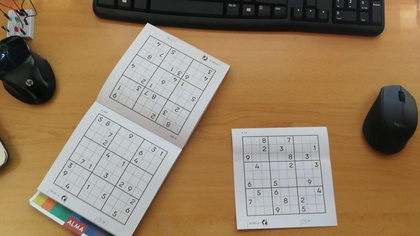
%> input picture Others/Segmentacion/Sudoku6.jpeg, 420 x 236 px, shrunk from 1600 x 900 before the run
$ octave test_segmentation.m   (GNU Octave 9; MATLAB toolbox functions it lacks are replaced by stand-ins)
%> lines starting %> are read from the running program, lines starting %| are printed output that depends on the picture; in (x1, y1, x2, y2) boxes, pixels count from 0 and x2, y2 are one past the last pixel; in counts of white or black regions, pixels touching at a corner belong together; the program's own positions count from 1
%> further down, image is the input picture: size 236x420x3 uint8; mean R, G, B 147.3, 125.1, 97.4
### Others/Segmentacion/find_squares.m
function [squares,num_squares] = find_squares(image)

    %% Parameters
    open = 1000;        % Elimite small objects
    min_area = 10000;   % Elimite small objects
    u_max = 0.75;       % Maximum threshold
    u_min = 0.25;        % Minimum threshold

    display1 = 0;
    display2 = 0;
    display3 = 0;

    %% Preprocessed

    % Binarization using the Otsu method (adaptative)
    ImGRay = 255-rgb2gray(image);
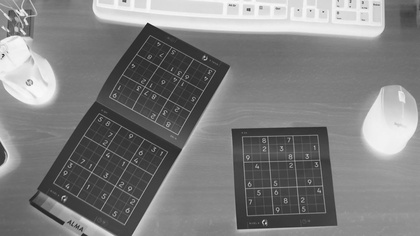
%> ImGRay: size 236x420 uint8; min 27, max 250, mean 126.4
    Ibw = imbinarize(ImGRay,'adaptive','Sensitivity',0.41);
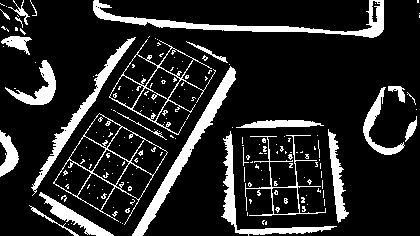
%> Ibw: size 236x420 logical; 15.1% white; 187 white regions (163 under 20 px), largest, box (x1, y1, x2, y2) and area: (93, 0, 384, 38) 2089, (132, 66, 236, 236) 1981, (31, 37, 136, 196) 1417

    %% Image processing
    % Fill in the holes
    Ifill = imfill(Ibw,'holes');
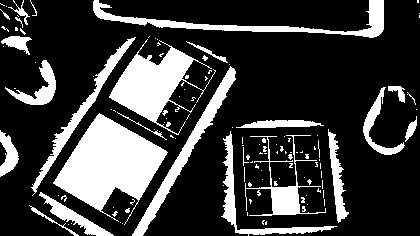
%> Ifill: size 236x420 logical; 23.7% white; 125 white regions (100 under 20 px), largest, box (x1, y1, x2, y2) and area: (53, 113, 168, 225) 6196, (109, 39, 216, 135) 3620, (93, 0, 384, 38) 2172

    % Elimite small objects
    Iarea = bwareaopen(Ifill,open);
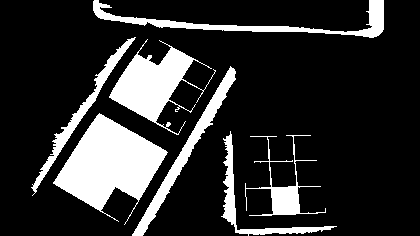
%> Iarea: size 236x420 logical; 18% white; 7 white regions, largest, box (x1, y1, x2, y2) and area: (53, 113, 168, 225) 6196, (109, 39, 216, 135) 3620, (93, 0, 384, 38) 2172


    % Label connected regions
    Iprocessed= bwlabel(Iarea);
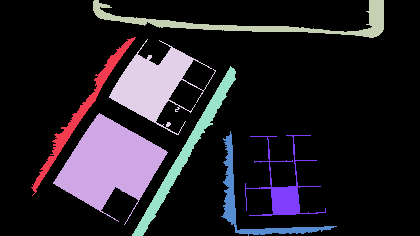
%> Iprocessed: size 236x420 double; 8 distinct labels, from 0 to 7; one colour per label, 0 black

    % DISPLAY
    if(display1 == 1)
        figure('NumberTitle', 'off', 'Name', 'Preprocessed');
        subplot(1,5,1)
        imshow(image);
        title('Original image');

        subplot(1,5,2)
        imshow(Ibw)
        title('Binarized Image')

        subplot(1,5,3)
        imshow(Ifill)
        title('Fill image')

        subplot(1,5,4)
        imshow(Iarea)
        title('Image without small objects')

        subplot(1,5,5)
        imshow(Iprocessed,[])
        colormap(gca,[0,0,0;colorcube])
        title('Connected regions')
    end

    %% Identification

    % Binarized, filled with convex image and its area
    prop_im1 = regionprops(Iprocessed,'Image','ConvexImage','Area');
%> prop_im1 = 7 regions; Area: 6196, 3620, 2172, 1982, 1427, 1278, 1188

    % DISPLAY
    if(display2 == 1)
        % Show the signature of each object
        figure('NumberTitle', 'off', 'Name', 'Signatures');
        cont = 1;   % Auxiliary variables to display
    end

    num_squares = 0;  % Auxiliary variables to count number of sudokus

    square = [];
    IndSquare = [];
    aux_display = [];
    for k = 1:numel(prop_im1)

        % Elimite small areas
        if (prop_im1(k).Area > min_area)
            aux_display = [aux_display k];
            % Calculation of the normalized signature
            [sig_ang,sig_val] = signature(prop_im1(k).ConvexImage);

            % Calculation of maximums:
            up_cut = find(sig_val >= u_max);
            sz = size(up_cut)-1;
            n_maximum = 1;
            for i=1:sz(1)
                if((up_cut(i+1) - up_cut(i)) > 10)
                    n_maximum = n_maximum + 1;
                end
            end

            % Calculation of minimums:
            bottom_cut = find(sig_val <= u_min);
            sz = size(bottom_cut)-1;
            n_minimum = 1;
            for i=1:sz(1)
                if((bottom_cut(i+1) - bottom_cut(i)) > 10)
                    n_minimum = n_minimum + 1;
                end
            end

            % If it has 4 minimum and 5 maximum it is a square and it is saved
            if(n_maximum == 5 && n_minimum == 4)
                IndSquare(num_squares+1) = k;
                num_squares = num_squares+1;
            end
        end
    end
%> this loop made 7 passes
%> after the loop, num_squares = 0

    % DISPLAY
    if(length(aux_display) > 0 && display2 == 1)
        for i=1:length(aux_display)
            % Show the process
            subplot(length(aux_display),3,cont)
            imshow(prop_im1(aux_display(i)).Image);
            title('Region');
            subplot(length(aux_display),3,cont+1)
            imshow(prop_im1(aux_display(i)).ConvexImage);
            title('Convex image');
            subplot(length(aux_display),3,cont+2)
            % Show the signature
                % Calculation of the normalized signature
                [sig_ang,sig_val] = signature(prop_im1(aux_display(i)).ConvexImage);

                % Calculation of maximums:
                up_cut = find(sig_val >= u_max);
                sz = size(up_cut)-1;
                n_maximum = 1;
                for i=1:sz(1)
                    if((up_cut(i+1) - up_cut(i)) > 10)
                        n_maximum = n_maximum + 1;
                    end
                end

                % Calculation of minimums:
                bottom_cut = find(sig_val <= u_min);
                sz = size(bottom_cut)-1;
                n_minimum = 1;
                for i=1:sz(1)
                    if((bottom_cut(i+1) - bottom_cut(i)) > 10)
                        n_minimum = n_minimum + 1;
                    end
                end
            plot(sig_ang,sig_val);
            title(sprintf('Signature: Nmax = %d y Nmin = %d', n_maximum,n_minimum));
            cont=cont+3;
        end
    end

    %% Squares extraction
    for k = 1:num_squares
        % The square region of the original is segmented (Just for display)
        ImSquare = (Iprocessed == IndSquare(k));
        ImSudoku(:,:,1) = double(image(:,:,1)) .* (ImSquare);
        ImSudoku(:,:,2) = double(image(:,:,2)) .* (ImSquare);
        ImSudoku(:,:,3) = double(image(:,:,3)) .* (ImSquare);
        ImSudoku = ImSudoku/255;
        ImSudoku = 1-abs(ImSudoku);

        % The square region of the binarized is segmented
        ImSudokub(:,:,1) = double(Ibw(:,:)) .* (ImSquare);

        % They rotate
        ImH = hough(ImSudokub);
        p = houghpeaks(ImH,1);
        ang = p(:,2);

        % Wrap angle
        if(ang >= 170)
            ang = ang - 180;
        elseif(ang >= 90)
            ang = ang - 90;
        elseif(ang > 80)
            ang = ang - 90;
        end
        ImR  = imrotate(ImSudoku,ang);
        ImRb = imrotate(ImSudokub,ang);


        % Extraction
        [rows, columns] = find(ImRb);
        row1 = min(rows);
        row2 = max(rows);
        col1 = min(columns);
        col2 = max(columns);
        Sudoku = ImR(row1:row2, col1:col2); % Crop image.

        st1 = string("squares.Image");
        st2 = string(k);
        st3 = string(" = Sudoku;");
        st = strcat(st1,st2,st3);
        eval(st);

        % DISPLAY
        if(display3 == 1)
            figure('NumberTitle', 'off', 'Name', 'Result');
            subplot(1,4,1)
            imshow(ImSudoku)
            title('Sudoku segmented');

            subplot(1,4,2)
            imshow(ImR)
            title('Sudoku rotate');

            subplot(1,4,3)
            imshow(ImRb)
            title('Sudoku rotate and binarized');

            subplot(1,4,4)
            imshow(Sudoku)
            title('Extracted');
        end
    end
%> this loop made 0 passes
end

### Others/Segmentacion/test_segmentation.m
%% Test segmentation
close all
clear all
clc
% 6(3),
image = imread('Sudoku6.jpeg');
find_squares(image);

display_final = 1;
for i=1:8
    s1 = string("image");
    s2 = string(i);
    s3 = string("=imread('Sudoku");
    s4 = string(".jpeg');");
    s = strcat(s1,s2,s3,s2,s4);
%> (the run ends here)

$ run again, with Others/Segmentacion/Sudoku1.jpeg copied over Others/Segmentacion/Sudoku6.jpeg
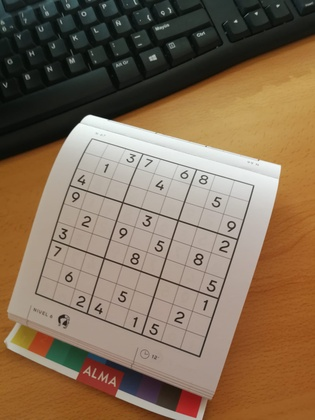
%> input picture Others/Segmentacion/Sudoku1.jpeg, 315 x 420 px, shrunk from 1488 x 1984 before the run
%> image is the input picture: size 420x315x3 uint8; mean R, G, B 131.9, 109.6, 86.2
%> Ibw: size 420x315 logical; 11.6% white; 412 white regions (368 under 20 px), largest, box (x1, y1, x2, y2) and area: (137, 124, 289, 420) 3704, (20, 325, 202, 417) 3107, (0, 31, 315, 160) 2903
%> Ifill: size 420x315 logical; 31.3% white; 68 white regions (57 under 20 px), largest, box (x1, y1, x2, y2) and area: (35, 138, 255, 358) 30884, (137, 124, 289, 420) 3714, (20, 325, 202, 417) 3107
%> Iarea: size 420x315 logical; 30.7% white; 4 white regions, box (x1, y1, x2, y2) and area: (35, 138, 255, 358) 30884, (137, 124, 289, 420) 3714, (20, 325, 202, 417) 3107, (0, 31, 315, 160) 2906
%> in find_squares, `Iprocessed= bwlabel(Iarea);`:
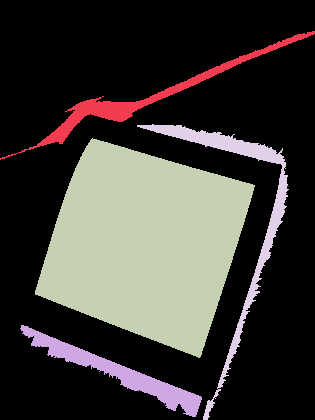
%> Iprocessed: size 420x315 double; 5 distinct labels, from 0 to 4; one colour per label, 0 black
%> prop_im1 = 4 regions; Area: 30884, 3714, 3107, 2906
%> the loop in find_squares, `for k = 1:numel(prop_im1)` made 4 passes
%> (aux_display, num_squares) on pass 3: (3, 1)
%> after the loop in find_squares, `for k = 1:numel(prop_im1)`: bottom_cut = 268 values from 47 to 607; n_maximum = 5; n_minimum = 4; sig_ang = 654 values from 0.00202 to 6.27; sig_val = 654 values, max 1 at index 654, min 0 at index 84, mean 0.383; up_cut = 91 values from 1 to 654
%> the loop in find_squares, `for k = 1:num_squares` made 1 pass
%> (p, ang, row1, row2, col1, col2, st1, st2) on pass 1: ([371 19], 19, 196, 377, 126, 307, 'squares.Image', '1')
%> after the loop in find_squares, `for k = 1:num_squares`:
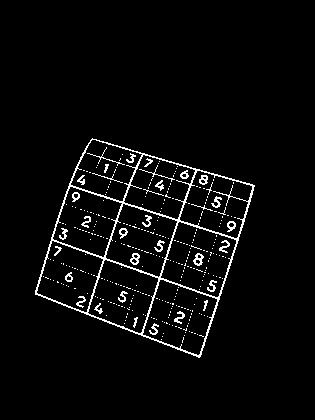
%> ImSudokub: size 420x315 double; values 0 (black) and 1 (white), 3.7% white in thin lines or dots, all inside (x1, y1, x2, y2) = (35, 138, 255, 358)

$ run again, with Others/Segmentacion/Sudoku2.jpeg copied over Others/Segmentacion/Sudoku6.jpeg
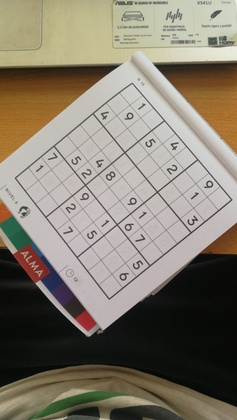
%> input picture Others/Segmentacion/Sudoku2.jpeg, 237 x 420 px, shrunk from 1120 x 1984 before the run
%> image is the input picture: size 420x237x3 uint8; mean R, G, B 131.8, 124.5, 110.6
%> Ibw: size 420x237 logical; 17.5% white; 134 white regions (74 under 20 px), largest, box (x1, y1, x2, y2) and area: (15, 83, 233, 300) 3631, (152, 61, 237, 154) 2054, (0, 63, 123, 96) 2042
%> Ifill: size 420x237 logical; 37.4% white; 101 white regions (67 under 20 px), largest, box (x1, y1, x2, y2) and area: (15, 83, 233, 300) 24291, (152, 61, 237, 154) 2062, (0, 63, 123, 96) 2042
%> Iarea: size 420x237 logical; 32.1% white; 5 white regions, box (x1, y1, x2, y2) and area: (15, 83, 233, 300) 24291, (152, 61, 237, 154) 2062, (0, 63, 123, 96) 2042, (62, 223, 237, 345) 1972, (0, 200, 96, 325) 1634
%> in find_squares, `Iprocessed= bwlabel(Iarea);`:
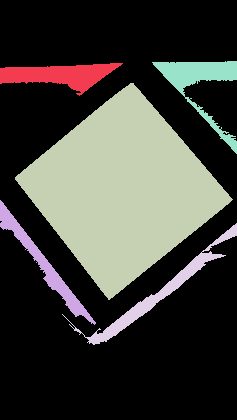
%> Iprocessed: size 420x237 double; 6 distinct labels, from 0 to 5; one colour per label, 0 black
%> prop_im1 = 5 regions; Area: 24291, 2062, 2042, 1972, 1634
%> the loop in find_squares, `for k = 1:numel(prop_im1)` made 5 passes
%> (aux_display, num_squares) on pass 3: (3, 1)
%> after the loop in find_squares, `for k = 1:numel(prop_im1)`: bottom_cut = 208 values from 36 to 445; n_maximum = 5; n_minimum = 4; sig_ang = 480 values from 0.00671 to 6.28; sig_val = 480 values, max 1 at index 480, min 0 at index 419, mean 0.376; up_cut = 70 values from 1 to 480
%> the loop in find_squares, `for k = 1:num_squares` made 1 pass
%> (p, ang, row1, row2, col1, col2, st1, st2) on pass 1: ([730 142], 52, 127, 287, 146, 304, 'squares.Image', '1')
%> after the loop in find_squares, `for k = 1:num_squares`:
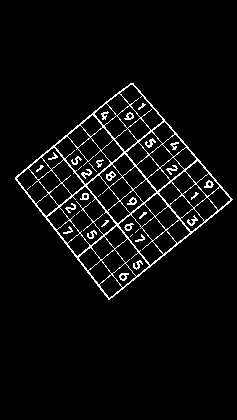
%> ImSudokub: size 420x237 double; values 0 (black) and 1 (white), 4.6% white in thin lines or dots, all inside (x1, y1, x2, y2) = (15, 83, 233, 300)

$ run again, with Others/Segmentacion/Sudoku3.jpeg copied over Others/Segmentacion/Sudoku6.jpeg
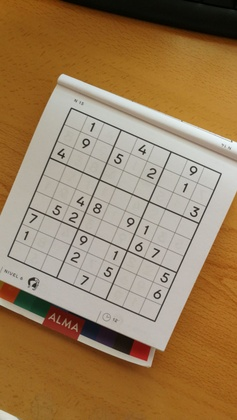
%> input picture Others/Segmentacion/Sudoku3.jpeg, 237 x 420 px, shrunk from 1120 x 1984 before the run
%> image is the input picture: size 420x237x3 uint8; mean R, G, B 154.9, 126.1, 91.2
%> Ibw: size 420x237 logical; 12.9% white; 347 white regions (306 under 20 px), largest, box (x1, y1, x2, y2) and area: (7, 107, 222, 322) 3043, (0, 280, 152, 361) 2442, (0, 63, 237, 215) 2400
%> Ifill: size 420x237 logical; 35.4% white; 83 white regions (73 under 20 px), largest, box (x1, y1, x2, y2) and area: (7, 107, 222, 322) 26918, (0, 63, 237, 215) 2592, (0, 280, 152, 361) 2442
%> Iarea: size 420x237 logical; 33.4% white; 4 white regions, box (x1, y1, x2, y2) and area: (7, 107, 222, 322) 26918, (0, 63, 237, 215) 2592, (0, 280, 152, 361) 2442, (152, 192, 237, 368) 1326
%> in find_squares, `Iprocessed= bwlabel(Iarea);`:
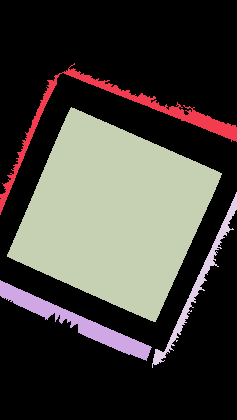
%> Iprocessed: size 420x237 double; 5 distinct labels, from 0 to 4; one colour per label, 0 black
%> prop_im1 = 4 regions; Area: 26918, 2592, 2442, 1326
%> the loop in find_squares, `for k = 1:numel(prop_im1)` made 4 passes
%> (aux_display, num_squares) on pass 3: (3, 1)
%> after the loop in find_squares, `for k = 1:numel(prop_im1)`: bottom_cut = 265 values from 42 to 554; n_maximum = 5; n_minimum = 4; sig_ang = 595 values from 0.00449 to 6.28; sig_val = 595 values, max 1 at index 595, min 0 at index 522, mean 0.378; up_cut = 95 values from 1 to 595
%> the loop in find_squares, `for k = 1:num_squares` made 1 pass
%> (p, ang, row1, row2, col1, col2, st1, st2) on pass 1: ([305 25], 25, 164, 331, 110, 278, 'squares.Image', '1')
%> after the loop in find_squares, `for k = 1:num_squares`:
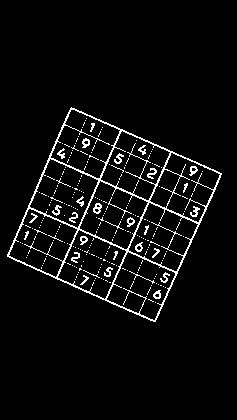
%> ImSudokub: size 420x237 double; values 0 (black) and 1 (white), 4.8% white in thin lines or dots, all inside (x1, y1, x2, y2) = (7, 107, 222, 322)
